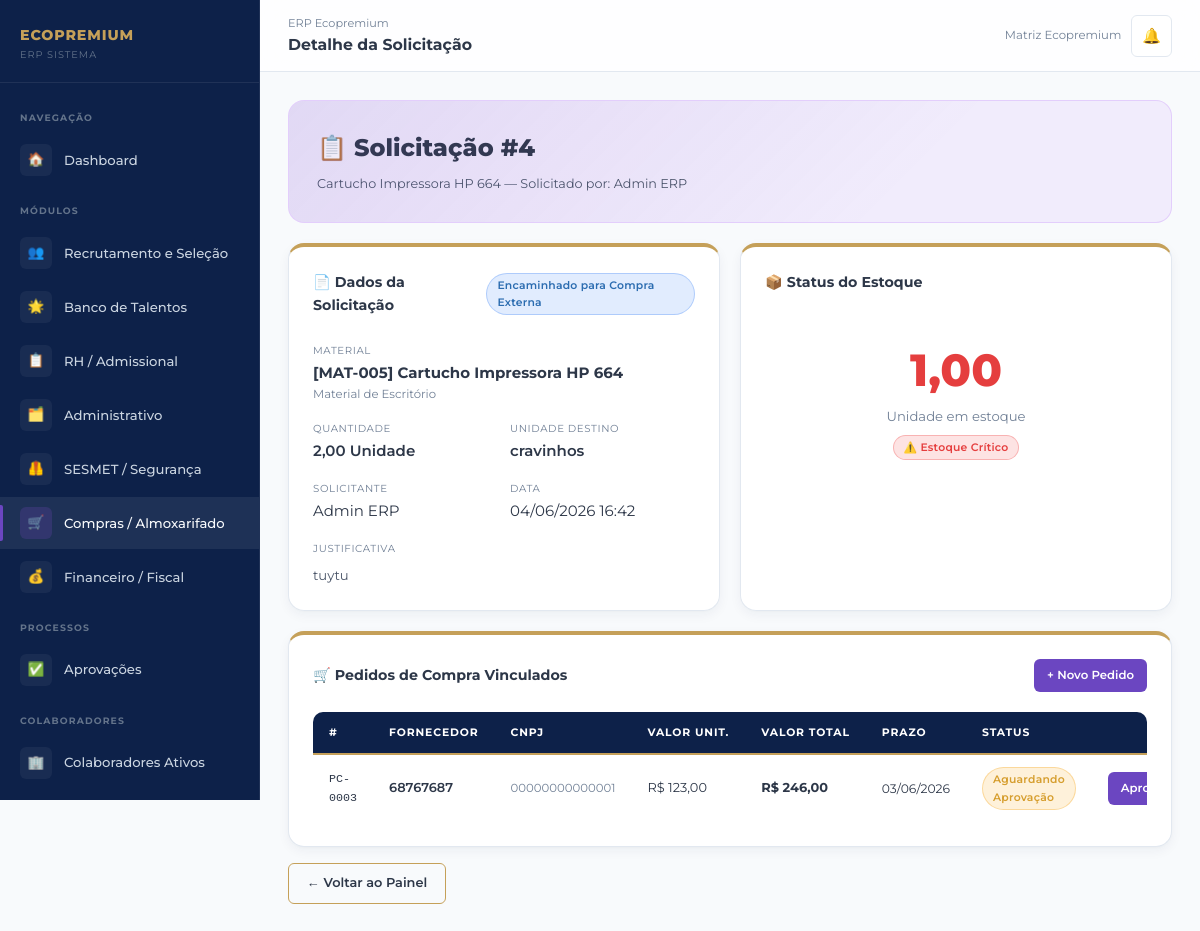
The app's page /compras/solicitacao/4/ (signed in) with its own data.
### core/models.py (models this page shows, shortened)
class PerfilUsuario(models.Model):
    PERFIS = [
        ('admin', 'Administrador'),
        ('gestor', 'Gestor'),
        ('rh', 'RH / Departamento Pessoal'),
        ('financeiro', 'Financeiro / Fiscal'),
        ('sesmet', 'SESMET / Segurança do Trabalho'),
        ('compras', 'Compras / Almoxarifado'),
        ('operacional', 'Operacional'),
    ]
    MARCAS = [
        ('eco_premium', 'Eco Premium'),
        ('trip_premium', 'Trip Premium'),
        ('log_premium', 'Log Premium'),
        ('matriz', 'Matriz Ecopremium'),
    ]
    usuario = models.OneToOneField(User, on_delete=models.CASCADE, related_name='perfil')
    perfil = models.CharField(max_length=20, choices=PERFIS, default='operacional')
    marca = models.CharField(max_length=20, choices=MARCAS, default='eco_premium')
    unidade = models.CharField(max_length=100, default='Matriz')
    telefone = models.CharField(max_length=20, blank=True)
    avatar_iniciais = models.CharField(max_length=3, blank=True)
    criado_em = models.DateTimeField(auto_now_add=True)
    class Meta:
        verbose_name = 'Perfil de Usuário'
        verbose_name_plural = 'Perfis de Usuários'

### compras/models.py (models this page shows, shortened)
class SolicitacaoMaterial(models.Model):
    STATUS = [
        ('pendente', 'Pendente'),
        ('em_analise', 'Em Análise de Estoque'),
        ('atendido_interno', 'Atendido pelo Estoque'),
        ('compra_externa', 'Encaminhado para Compra Externa'),
        ('aguardando_entrega', 'Aguardando Entrega'),
        ('entregue', 'Entregue'),
        ('cancelado', 'Cancelado'),
    ]
    material = models.ForeignKey(Material, on_delete=models.CASCADE, related_name='solicitacoes',
                                  verbose_name='Material')
    quantidade_solicitada = models.DecimalField(max_digits=10, decimal_places=2, verbose_name='Quantidade')
    solicitante = models.CharField(max_length=200, verbose_name='Solicitante')
    solicitante_usuario = models.ForeignKey(User, on_delete=models.SET_NULL, null=True, blank=True,
                                             related_name='solicitacoes_material')
    unidade_destino = models.CharField(max_length=100, verbose_name='Unidade de Destino')
    justificativa = models.TextField(verbose_name='Justificativa')
    status = models.CharField(max_length=20, choices=STATUS, default='pendente')
    atendida_por = models.ForeignKey(User, on_delete=models.SET_NULL, null=True, blank=True,
                                      related_name='solicitacoes_atendidas')
    obs = models.TextField(blank=True)
    criado_em = models.DateTimeField(auto_now_add=True)
    atualizado_em = models.DateTimeField(auto_now=True)
    class Meta:
        verbose_name = 'Solicitação de Material'
        verbose_name_plural = 'Solicitações de Material'
        ordering = ['-criado_em']

class Material(models.Model):
    CATEGORIAS = [
        ('consumo', 'Material de Consumo'),
        ('limpeza', 'Material de Limpeza'),
        ('escritorio', 'Material de Escritório'),
        ('ferramentas', 'Ferramentas'),
        ('epi', 'EPI / Segurança'),
        ('informatica', 'Informática'),
        ('manutencao', 'Manutenção'),
        ('outros', 'Outros'),
    ]
    UNIDADES = [
        ('un', 'Unidade'),
        ('cx', 'Caixa'),
        ('pc', 'Pacote'),
        ('kg', 'Quilograma'),
        ('lt', 'Litro'),
        ('mt', 'Metro'),
        ('pr', 'Par'),
        ('rl', 'Rolo'),
    ]
    codigo = models.CharField(max_length=20, unique=True, verbose_name='Código')
    nome = models.CharField(max_length=200, verbose_name='Nome do Material')
    descricao = models.TextField(blank=True, verbose_name='Descrição')
    categoria = models.CharField(max_length=20, choices=CATEGORIAS, default='consumo')
    unidade_medida = models.CharField(max_length=5, choices=UNIDADES, default='un')
    quantidade_estoque = models.DecimalField(max_digits=10, decimal_places=2, default=0,
                                              verbose_name='Qtd. em Estoque')
    estoque_minimo = models.DecimalField(max_digits=10, decimal_places=2, default=5,
                                          verbose_name='Estoque Mínimo')
    preco_unitario = models.DecimalField(max_digits=10, decimal_places=2, null=True, blank=True,
                                          verbose_name='Preço Unitário')
    fornecedor_preferencial = models.CharField(max_length=200, blank=True, verbose_name='Fornecedor Preferencial')
    localizacao = models.CharField(max_length=100, blank=True, verbose_name='Localização no Almoxarifado')
    criado_em = models.DateTimeField(auto_now_add=True)
    atualizado_em = models.DateTimeField(auto_now=True)
    class Meta:
        verbose_name = 'Material'
        verbose_name_plural = 'Materiais'
        ordering = ['nome']
    def estoque_critico(self):
        return self.quantidade_estoque <= self.estoque_minimo

class PedidoCompra(models.Model):
    STATUS = [
        ('em_cotacao', 'Em Cotação'),
        ('aguardando_aprovacao', 'Aguardando Aprovação'),
        ('aprovado', 'Aprovado'),
        ('reprovado', 'Reprovado — Nova Cotação'),
        ('pedido_emitido', 'Pedido Emitido ao Fornecedor'),
        ('aguardando_recebimento', 'Aguardando Recebimento'),
        ('recebido_conferencia', 'Recebido — Em Conferência'),
        ('entrada_estoque', 'Entrada no Estoque'),
        ('concluido', 'Concluído'),
    ]
    solicitacao = models.ForeignKey(SolicitacaoMaterial, on_delete=models.CASCADE,
                                     related_name='pedidos', verbose_name='Solicitação de Origem')
    fornecedor = models.CharField(max_length=200, verbose_name='Fornecedor')
    cnpj_fornecedor = models.CharField(max_length=18, blank=True, verbose_name='CNPJ do Fornecedor')
    valor_unitario = models.DecimalField(max_digits=10, decimal_places=2, verbose_name='Valor Unitário')
    valor_total = models.DecimalField(max_digits=12, decimal_places=2, verbose_name='Valor Total')
    prazo_entrega = models.DateField(null=True, blank=True, verbose_name='Prazo de Entrega')
    status = models.CharField(max_length=30, choices=STATUS, default='em_cotacao')
    aprovado_por = models.ForeignKey(User, on_delete=models.SET_NULL, null=True, blank=True,
                                      related_name='pedidos_aprovados')
    numero_pedido = models.CharField(max_length=30, blank=True, verbose_name='Número do Pedido')
    nota_fiscal = models.CharField(max_length=30, blank=True, verbose_name='Nota Fiscal')
    obs = models.TextField(blank=True)
    criado_em = models.DateTimeField(auto_now_add=True)
    atualizado_em = models.DateTimeField(auto_now=True)
    class Meta:
        verbose_name = 'Pedido de Compra'
        verbose_name_plural = 'Pedidos de Compra'
        ordering = ['-criado_em']

### compras/views.py (the view)
# urls.py: path('solicitacao/<int:pk>/', views.detalhe_solicitacao, name='detalhe_solicitacao'),
@login_required
def detalhe_solicitacao(request, pk):
    sol = get_object_or_404(SolicitacaoMaterial, pk=pk)
    return render(request, 'compras/detalhe_solicitacao.html', {
        'solicitacao': sol,
        'pedidos': sol.pedidos.all(),
    })

### templates/compras/detalhe_solicitacao.html (shortened to what this page needs)
{% extends 'base.html' %}
{% block nav_compras %}active{% endblock %}
{% block topbar_title %}Detalhe da Solicitação{% endblock %}
{% block content %}
<div class="module-banner mod-banner-5" style="margin-bottom:20px;">
  <div class="mod-title">📋 Solicitação #{{ solicitacao.pk }}</div>
  <div class="mod-desc">{{ solicitacao.material.nome }} — Solicitado por: {{ solicitacao.solicitante }}</div>
</div>
<div style="display:grid;grid-template-columns:1fr 1fr;gap:20px;margin-bottom:20px;">
  <div class="card">
    <div class="card-header">
      <div class="card-title">📄 Dados da Solicitação</div>
      <span class="badge {% if solicitacao.status == 'entregue' or solicitacao.status == 'atendido_interno' %}badge-success{% elif solicitacao.status == 'cancelado' %}badge-danger{% elif solicitacao.status == 'compra_externa' %}badge-primary{% else %}badge-warning{% endif %}">
        {{ solicitacao.get_status_display }}
      </span>
    </div>
    <div style="display:grid;gap:12px;">
      <div>
        <span style="font-size:0.68rem;color:var(--text-muted);text-transform:uppercase;letter-spacing:.06em;">Material</span>
        <div style="font-weight:700;">[{{ solicitacao.material.codigo }}] {{ solicitacao.material.nome }}</div>
        <div style="font-size:0.78rem;color:var(--text-muted);">{{ solicitacao.material.get_categoria_display }}</div>
      </div>
      <div style="display:grid;grid-template-columns:1fr 1fr;gap:12px;">
        <div>
          <span style="font-size:0.68rem;color:var(--text-muted);text-transform:uppercase;letter-spacing:.06em;">Quantidade</span>
          <div style="font-weight:600;">{{ solicitacao.quantidade_solicitada }} {{ solicitacao.material.get_unidade_medida_display }}</div>
        </div>
        <div>
          <span style="font-size:0.68rem;color:var(--text-muted);text-transform:uppercase;letter-spacing:.06em;">Unidade Destino</span>
          <div style="font-weight:600;">{{ solicitacao.unidade_destino }}</div>
        </div>
        <div>
          <span style="font-size:0.68rem;color:var(--text-muted);text-transform:uppercase;letter-spacing:.06em;">Solicitante</span>
          <div>{{ solicitacao.solicitante }}</div>
        </div>
        <div>
          <span style="font-size:0.68rem;color:var(--text-muted);text-transform:uppercase;letter-spacing:.06em;">Data</span>
          <div>{{ solicitacao.criado_em|date:"d/m/Y H:i" }}</div>
        </div>
      </div>
      <div>
        <span style="font-size:0.68rem;color:var(--text-muted);text-transform:uppercase;letter-spacing:.06em;">Justificativa</span>
        <div style="margin-top:6px;color:var(--text-secondary);font-size:0.88rem;">{{ solicitacao.justificativa }}</div>
      </div>
    </div>
  </div>
  <div class="card">
    <div class="card-header">
      <div class="card-title">📦 Status do Estoque</div>
    </div>
    <div style="text-align:center;padding:20px 0;">
      <div style="font-size:3rem;font-weight:800;{% if solicitacao.material.estoque_critico %}color:var(--danger);{% else %}color:var(--success);{% endif %}">
        {{ solicitacao.material.quantidade_estoque }}
      </div>
      <div style="color:var(--text-muted);font-size:0.88rem;">{{ solicitacao.material.get_unidade_medida_display }} em estoque</div>
      {% if solicitacao.material.estoque_critico %}
      <span class="badge badge-danger" style="margin-top:8px;">⚠️ Estoque Crítico</span>
      {% else %}
      <span class="badge badge-success" style="margin-top:8px;">✅ Estoque OK</span>
      {% endif %}
    </div>
  </div>
</div>
{% if pedidos %}
<div class="card">
  <div class="card-header">
    <div class="card-title">🛒 Pedidos de Compra Vinculados</div>
    <a href="{% url 'criar_pedido' solicitacao.pk %}" class="btn btn-sm btn-mod5">+ Novo Pedido</a>
  </div>
  <div class="table-wrap" style="border:none;">
    <table>
      <thead>
        <tr>
          <th>#</th>
          <th>Fornecedor</th>
          <th>CNPJ</th>
          <th>Valor Unit.</th>
          <th>Valor Total</th>
          <th>Prazo</th>
          <th>Status</th>
          <th></th>
        </tr>
      </thead>
      <tbody>
        {% for p in pedidos %}
        <tr>
          <td style="font-family:monospace;font-size:0.78rem;">PC-{{ p.pk|stringformat:"04d" }}</td>
          <td style="font-weight:600;">{{ p.fornecedor }}</td>
          <td style="font-size:0.78rem;color:var(--text-muted);">{{ p.cnpj_fornecedor|default:"—" }}</td>
          <td>R$ {{ p.valor_unitario|floatformat:2 }}</td>
          <td style="font-weight:700;">R$ {{ p.valor_total|floatformat:2 }}</td>
          <td style="font-size:0.82rem;">{{ p.prazo_entrega|date:"d/m/Y"|default:"—" }}</td>
          <td>
            <span class="badge {% if p.status == 'aprovado' or p.status == 'concluido' %}badge-success{% elif p.status == 'reprovado' %}badge-danger{% elif p.status == 'aguardando_aprovacao' %}badge-warning{% else %}badge-info{% endif %}">
              {{ p.get_status_display }}
            </span>
          </td>
          <td>
            {% if p.status == 'aguardando_aprovacao' %}
            <a href="{% url 'aprovar_pedido' p.pk %}" class="btn btn-sm btn-mod5">Aprovar</a>
            {% endif %}
          </td>
        </tr>
        {% endfor %}
      </tbody>
    </table>
  </div>
</div>
{% endif %}
<div style="margin-top:16px;">
  <a href="{% url 'painel_compras' %}" class="btn btn-outline">← Voltar ao Painel</a>
</div>
{% endblock %}

### templates/base.html (shortened to what this page needs)
{% load static %}
<!DOCTYPE html>
<html lang="pt-BR">
<head>
  <link rel="stylesheet" href="{% static 'css/main.css' %}?v=2">
</head>
<body>
<div class="erp-layout">
  <aside class="sidebar" id="sidebar">
    <div class="sidebar-logo">
      <div class="sidebar-logo-text">
        <div class="brand-name">ECOPREMIUM</div>
        <div class="brand-sub">ERP Sistema</div>
      </div>
    </div>
    <nav class="sidebar-nav">
      <div class="nav-section-label">Navegação</div>
      <a href="{% url 'dashboard' %}" class="nav-item {% block nav_dashboard %}{% endblock %}">
        <span class="nav-icon">🏠</span>
        Dashboard
      </a>
      <div class="nav-section-label">Módulos</div>
      <a href="{% url 'lista_vagas' %}" class="nav-item mod1 {% block nav_recrutamento %}{% endblock %}">
        <span class="nav-icon">👥</span>
        Recrutamento e Seleção
      </a>
      <a href="{% url 'banco_talentos' %}" class="nav-item mod1 {% block nav_talentos %}{% endblock %}">
        <span class="nav-icon">🌟</span>
        Banco de Talentos
      </a>
      <a href="{% url 'lista_admissoes' %}" class="nav-item mod2 {% block nav_admissional %}{% endblock %}">
        <span class="nav-icon">📋</span>
        RH / Admissional
      </a>
      <a href="{% url 'lista_demandas' %}" class="nav-item mod3 {% block nav_administrativo %}{% endblock %}">
        <span class="nav-icon">🗂️</span>
        Administrativo
      </a>
      <a href="{% url 'dashboard_sesmet' %}" class="nav-item mod4 {% block nav_sesmet %}{% endblock %}">
        <span class="nav-icon">🦺</span>
        SESMET / Segurança
      </a>
      <a href="{% url 'painel_compras' %}" class="nav-item mod5 {% block nav_compras %}{% endblock %}">
        <span class="nav-icon">🛒</span>
        Compras / Almoxarifado
      </a>
      <a href="{% url 'painel_financeiro' %}" class="nav-item mod6 {% block nav_financeiro %}{% endblock %}">
        <span class="nav-icon">💰</span>
        Financeiro / Fiscal
      </a>
      <div class="nav-section-label">Processos</div>
      <a href="{% url 'aprovacoes_pendentes' %}" class="nav-item {% block nav_aprovacoes %}{% endblock %}" id="navAprovacoes">
        <span class="nav-icon">✅</span>
        Aprovações
      </a>
      <div class="nav-section-label">Colaboradores</div>
      <a href="{% url 'lista_colaboradores' %}" class="nav-item {% block nav_colaboradores %}{% endblock %}">
        <span class="nav-icon">🏢</span>
        Colaboradores Ativos
      </a>
    </nav>
  </aside>
  <div class="main-content">
    <div class="topbar">
      <div class="topbar-title">
        <span class="breadcrumb">ERP Ecopremium</span>
        {% block topbar_title %}Dashboard{% endblock %}
      </div>
      <div class="topbar-actions">
        <span style="font-size:0.78rem;color:var(--text-muted);">
          {% if user.perfil %}{{ user.perfil.get_marca_display }}{% endif %}
        </span>
        <a href="#" class="notif-btn" id="notifBtn" title="Notificações">
          🔔
        </a>
      </div>
    </div>
    <div class="content-area">
      {% block content %}{% endblock %}
    </div>
  </div>
</div>
</body>
</html>

### records on screen
SolicitacaoMaterial: pk "4", material.nome "Cartucho Impressora HP 664", solicitante "Admin ERP", status "Encaminhado para Compra Externa", material.codigo "MAT-005", material.categoria "Material de Escritório", quantidade_solicitada "2,00", material.unidade_medida "Unidade", unidade_destino "cravinhos", criado_em "04/06/2026 16:42", justificativa "tuytu", material.quantidade_estoque "1,00"
PedidoCompra: pk "0003", fornecedor "68767687", cnpj_fornecedor "00000000000001", valor_unitario "123,00", valor_total "246,00", prazo_entrega "03/06/2026", status "Aguardando Aprovação", shows "Aprovar"

### other values on screen
{{ user.perfil.get_marca_display }} "Matriz Ecopremium"
